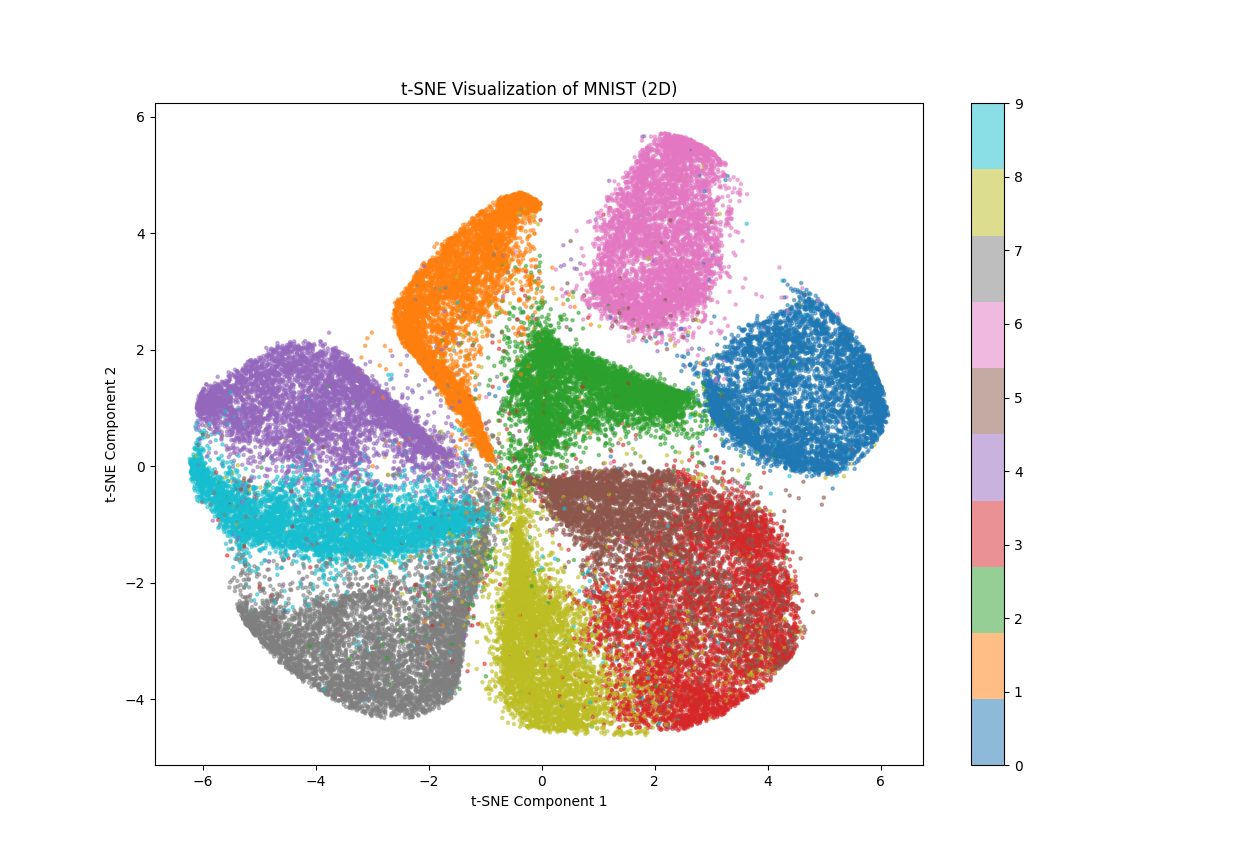

Reproduce this figure in Python.
import numpy as np
import matplotlib.pyplot as plt
from sklearn.manifold import TSNE
from tensorflow.keras.datasets import mnist

# Load the MNIST dataset
(x_train, y_train), (x_test, y_test) = mnist.load_data()

# Preprocess the data: Flatten the images and normalize them
x_train = x_train.astype('float32') / 255.0
x_test = x_test.astype('float32') / 255.0

# Flatten the images (28x28 to 784-dimensional vectors)
x_train_flattened = x_train.reshape((-1, 28 * 28))
x_test_flattened = x_test.reshape((-1, 28 * 28))

# Apply t-SNE for dimensionality reduction to 2D
tsne = TSNE(n_components=2, random_state=42, perplexity=30, n_iter=300)
x_train_tsne = tsne.fit_transform(x_train_flattened)

# Create a scatter plot of the 2D representation
plt.figure(figsize=(10, 8))
scatter = plt.scatter(x_train_tsne[:, 0], x_train_tsne[:, 1], c=y_train, cmap='tab10', s=5, alpha=0.5)
plt.colorbar(scatter)
plt.title("t-SNE Visualization of MNIST (2D)")
plt.xlabel("t-SNE Component 1")
plt.ylabel("t-SNE Component 2")
plt.show()
